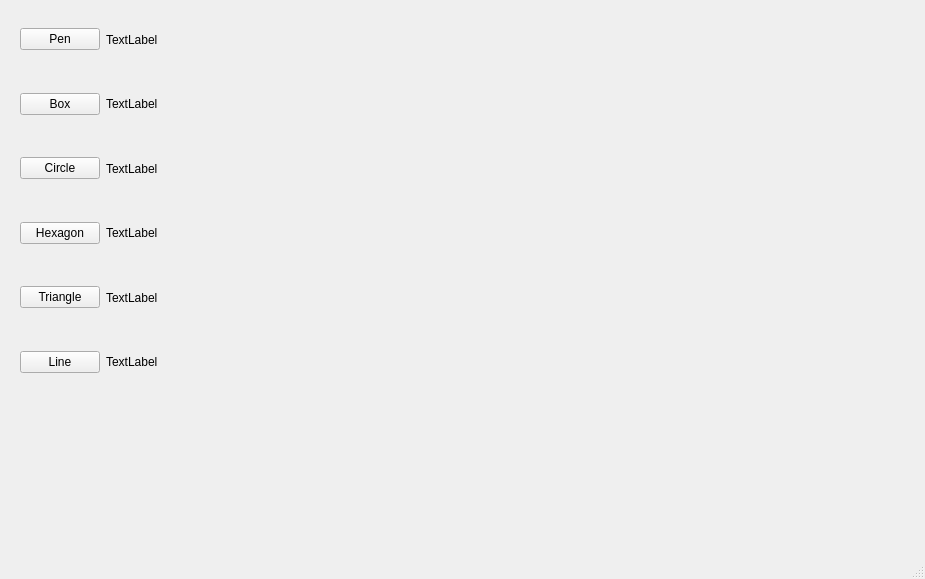
<?xml version="1.0" encoding="UTF-8"?>
<ui version="4.0">
 <class>MainWindow</class>
 <widget class="QMainWindow" name="MainWindow">
  <property name="geometry">
   <rect>
    <x>0</x>
    <y>0</y>
    <width>925</width>
    <height>579</height>
   </rect>
  </property>
  <property name="windowTitle">
   <string>MainWindow</string>
  </property>
  <widget class="QWidget" name="centralwidget">
   <widget class="QWidget" name="verticalLayoutWidget">
    <property name="geometry">
     <rect>
      <x>10</x>
      <y>10</y>
      <width>172</width>
      <height>381</height>
     </rect>
    </property>
    <layout class="QVBoxLayout" name="verticalLayout_4">
     <property name="leftMargin">
      <number>10</number>
     </property>
     <property name="rightMargin">
      <number>10</number>
     </property>
     <item>
      <layout class="QHBoxLayout" name="penRow">
       <property name="sizeConstraint">
        <enum>QLayout::SetMinimumSize</enum>
       </property>
       <item>
        <widget class="QPushButton" name="penBtn">
         <property name="text">
          <string>Pen</string>
         </property>
        </widget>
       </item>
       <item>
        <widget class="QLabel" name="pointCount">
         <property name="text">
          <string>TextLabel</string>
         </property>
        </widget>
       </item>
      </layout>
     </item>
     <item>
      <layout class="QHBoxLayout" name="boxRow">
       <property name="sizeConstraint">
        <enum>QLayout::SetMinimumSize</enum>
       </property>
       <item>
        <widget class="QPushButton" name="boxBtn">
         <property name="text">
          <string>Box</string>
         </property>
        </widget>
       </item>
       <item>
        <widget class="QLabel" name="boxCount">
         <property name="text">
          <string>TextLabel</string>
         </property>
        </widget>
       </item>
      </layout>
     </item>
     <item>
      <layout class="QHBoxLayout" name="circleRow">
       <property name="sizeConstraint">
        <enum>QLayout::SetMinimumSize</enum>
       </property>
       <item>
        <widget class="QPushButton" name="circleBtn">
         <property name="text">
          <string>Circle</string>
         </property>
        </widget>
       </item>
       <item>
        <widget class="QLabel" name="crcleCount">
         <property name="text">
          <string>TextLabel</string>
         </property>
        </widget>
       </item>
      </layout>
     </item>
     <item>
      <layout class="QHBoxLayout" name="hexagonRow">
       <property name="sizeConstraint">
        <enum>QLayout::SetMinimumSize</enum>
       </property>
       <item>
        <widget class="QPushButton" name="hexagonBtn">
         <property name="text">
          <string>Hexagon</string>
         </property>
        </widget>
       </item>
       <item>
        <widget class="QLabel" name="hexagonCount">
         <property name="text">
          <string>TextLabel</string>
         </property>
        </widget>
       </item>
      </layout>
     </item>
     <item>
      <layout class="QHBoxLayout" name="triangleRow">
       <property name="sizeConstraint">
        <enum>QLayout::SetMinimumSize</enum>
       </property>
       <item>
        <widget class="QPushButton" name="tirangleBtn">
         <property name="text">
          <string>Triangle</string>
         </property>
        </widget>
       </item>
       <item>
        <widget class="QLabel" name="triangleCount">
         <property name="text">
          <string>TextLabel</string>
         </property>
        </widget>
       </item>
      </layout>
     </item>
     <item>
      <layout class="QHBoxLayout" name="lineRow">
       <property name="sizeConstraint">
        <enum>QLayout::SetMinimumSize</enum>
       </property>
       <item>
        <widget class="QPushButton" name="lineBtn">
         <property name="text">
          <string>Line</string>
         </property>
        </widget>
       </item>
       <item>
        <widget class="QLabel" name="lineCount">
         <property name="text">
          <string>TextLabel</string>
         </property>
        </widget>
       </item>
      </layout>
     </item>
    </layout>
   </widget>
  </widget>
  <widget class="QMenuBar" name="menubar">
   <property name="geometry">
    <rect>
     <x>0</x>
     <y>0</y>
     <width>925</width>
     <height>25</height>
    </rect>
   </property>
  </widget>
  <widget class="QStatusBar" name="statusbar"/>
 </widget>
 <resources/>
 <connections/>
</ui>
